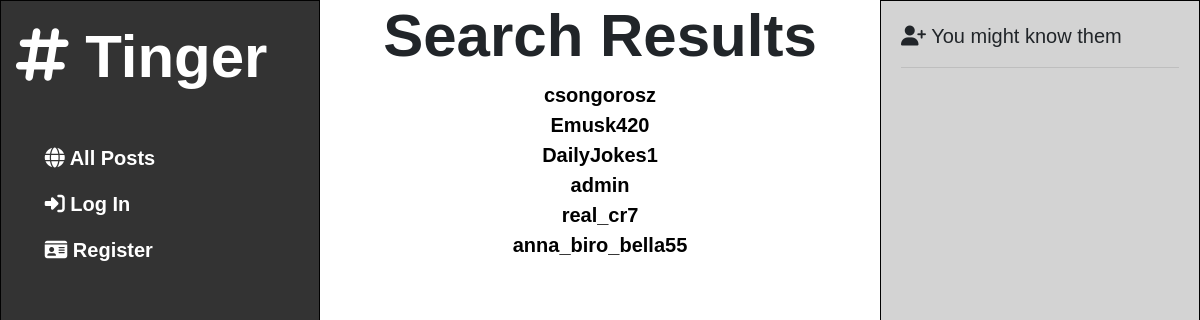
The page /search on the database as committed earlier.
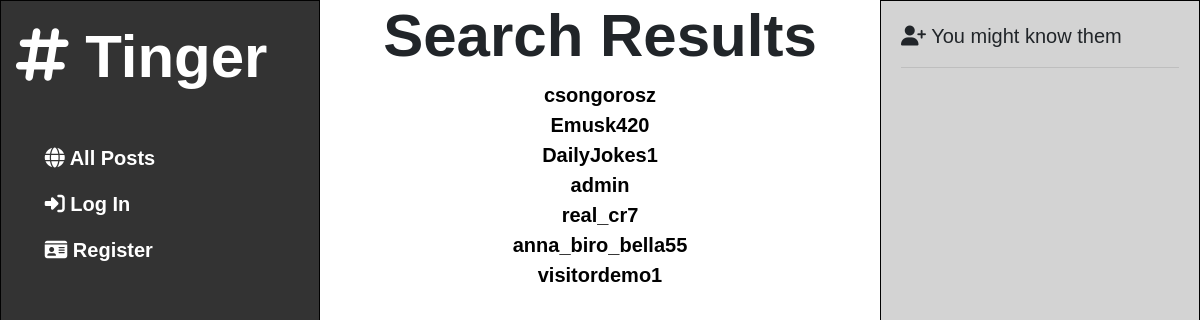
The same page on the database as committed later.
### network/models.py (models this page shows, shortened)
class User(AbstractUser):
    bio = models.TextField(null=True)
    birthdate = models.DateField(null=True, blank=True)
    location = models.TextField(blank=True)
    profileimg = models.ImageField(upload_to='profile_images', default='blank-profile-picture.png')
    following = models.ManyToManyField('self', through='Relationship', symmetrical=False, related_name='followers')

### network/views.py (the view)
# urls.py: path('search', views.search_user, name="search"),
def search_user(request):
    if request.method == "GET":
        q = request.GET.get('q', '')
        usernames = [user.username for user in User.objects.all()]
        lowercase_results = [item.lower() for item in usernames]
        lowercase_dict = {item.lower(): item for item in usernames}
        sub_strings = [lowercase_dict[item] for item in lowercase_results if q.lower() in item]
        if sub_strings:
            return render(request, "network/search.html", {"entries": sub_strings})
        else:
            return render(request, "network/search.html", {"message": f"No user with {q} in it's name found."})
    else:
        return render(request, "network/search.html", {"message": "Method is not GET!"})

### network/templates/network/search.html (shortened to what this page needs)
{% extends "network/layout.html" %}
{% load static %}
{% block body %}
    <div style='text-align:center;'>
        <h1>
            <b>
                <strong>
                    Search Results
                </strong>
            </b>
        </h1>
    </div>
    {% for entry in entries %}
        <div style='text-align:center;'><a id="ind" href="/profile/{{entry}}">{{ entry }} </a></div>
        {% endfor %}
{% endblock %}

Rows that differ between the two databases and show on the page:
added User: entries "visitordemo1"
